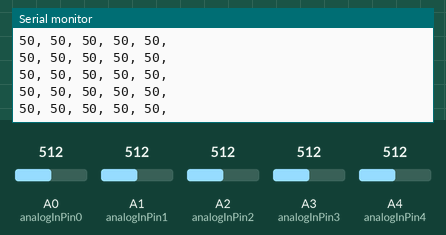
This program was run on a simulated Arduino Nano, built with avr-gcc and run on an emulated ATmega328P. Shown: the last lines printed to the serial monitor. Inputs (shaded band) come from the test bench; at power-on: A0 (analogInPin0) = 512, A1 (analogInPin1) = 512, A2 (analogInPin2) = 512, A3 (analogInPin3) = 512, A4 (analogInPin4) = 512.

Above: at 1.2 s.
1.3 s: A0 (analogInPin0) set to 108
At 2.0 s:
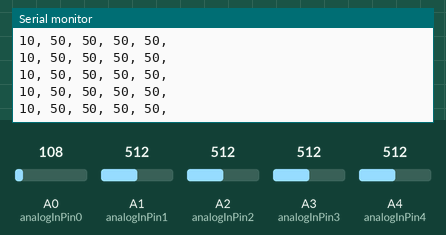
2.8 s: A0 (analogInPin0) set to 95
At 3.3 s:
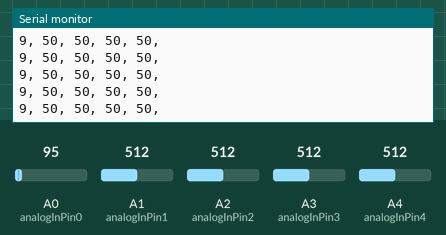
5.8 s: A1 (analogInPin1) set to 107
At 6.6 s:
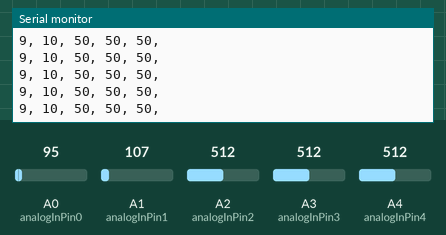
7.3 s: A1 (analogInPin1) set to 94
At 8.2 s:
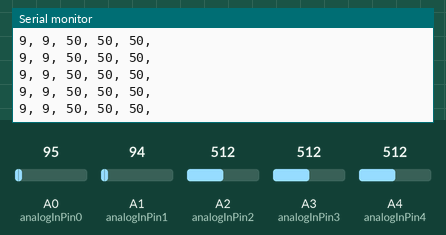
10.3 s: A2 (analogInPin2) set to 110
At 11.1 s:
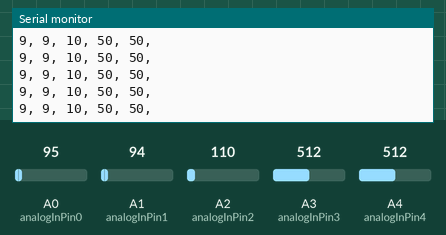
13.3 s: A2 (analogInPin2) set to 91
At 14.1 s:
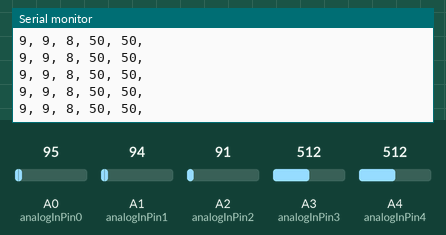
Timing chart, 0 to 15.8 s (numbered marks = the images above; inputs shaded):
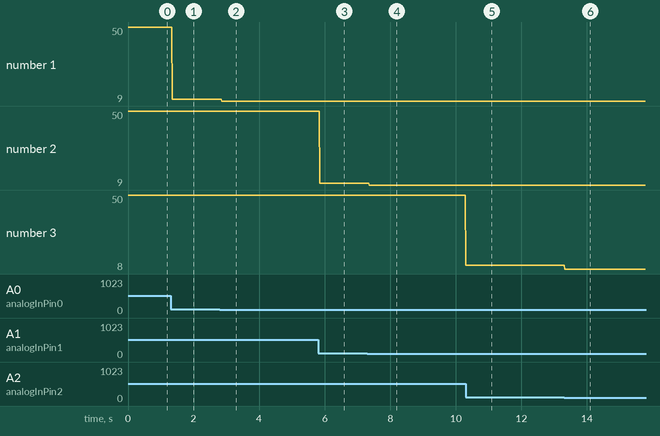

The program:

main.cpp
```cpp
#include <Arduino.h>

const int analogInPin0 = A0;
const int analogInPin1 = A1;
const int analogInPin2 = A2;
const int analogInPin3 = A3;
const int analogInPin4 = A4;

void setup()
{
  Serial.begin(9600);
  pinMode(analogInPin0, INPUT);
  pinMode(analogInPin1, INPUT);
  pinMode(analogInPin2, INPUT);
  pinMode(analogInPin3, INPUT);
  pinMode(analogInPin4, INPUT);
}

void loop()
{
  int sensorValue0 = analogRead(analogInPin0);
  int sensorValue1 = analogRead(analogInPin1);
  int sensorValue2 = analogRead(analogInPin2);
  int sensorValue3 = analogRead(analogInPin3);
  int sensorValue4 = analogRead(analogInPin4);
  int mappedValue0 = map(sensorValue0, 0, 1023, 0, 100);
  int mappedValue1 = map(sensorValue1, 0, 1023, 0, 100);
  int mappedValue2 = map(sensorValue2, 0, 1023, 0, 100);
  int mappedValue3 = map(sensorValue3, 0, 1023, 0, 100);
  int mappedValue4 = map(sensorValue4, 0, 1023, 0, 100);
  if (mappedValue0 == 99) { mappedValue0 = 100; }
  if (mappedValue1 == 99) { mappedValue1 = 100; }
  if (mappedValue2 == 99) { mappedValue2 = 100; }
  if (mappedValue3 == 99) { mappedValue3 = 100; }
  if (mappedValue4 == 99) { mappedValue4 = 100; }

  Serial.print(String(mappedValue0) + ", ");
  Serial.print(String(mappedValue1) + ", ");
  Serial.print(String(mappedValue2) + ", ");
  Serial.print(String(mappedValue3) + ", ");
  Serial.print(String(mappedValue4) + ", ");
  Serial.println();

  delay(20);
}
```

Measured:
- after the input at 1.3 s, the serial monitor: prints a new line after 0.05 s (image 1)
- after the input at 2.8 s, the serial monitor: prints a new line after 0.06 s (image 2)
- after the input at 5.8 s, the serial monitor: prints a new line after 0.05 s (image 3)
- after the input at 7.3 s, the serial monitor: prints a new line after 0.06 s (image 4)
- after the input at 10.3 s, the serial monitor: prints a new line at once (image 5)
- after the input at 13.3 s, the serial monitor: prints a new line at once (image 6)
- plotted number 1: 50 → 10 after the input at 1.3 s, 10 → 9 after the input at 2.8 s
- plotted number 3: 10 → 8 after the input at 13.3 s
